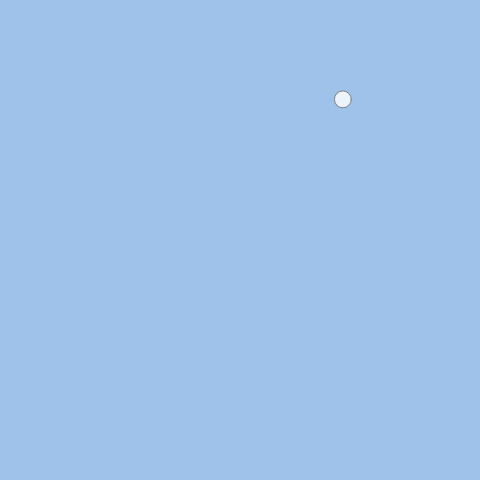
Frame 1 (no input)
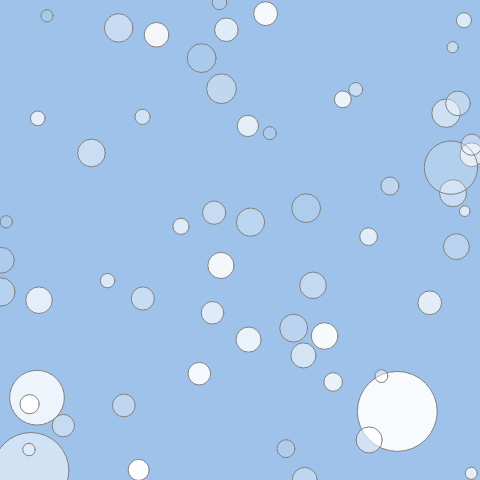
Frame 60 (no input)
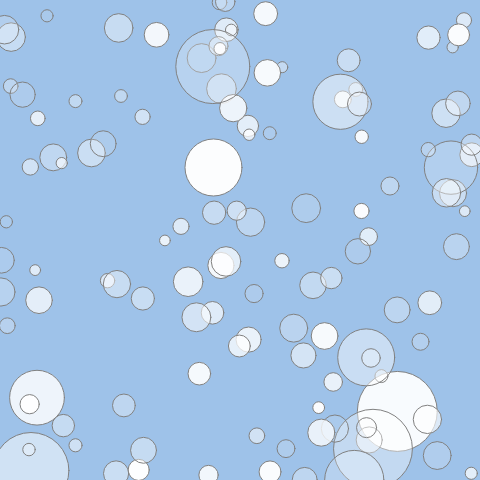
Frame 120 (the mouse pressed at the canvas centre since frame 60)

The p5.js sketch that drew these frames (run headless with seeded random() and noise() and a simulated clock; from frame 60 on, the mouse is pressed at the canvas centre):

// p5.js sketch
// ── sketch.js
/*
乱数

random() 0-1
random(n) 0-n
random(n, m) n-m

*/

function setup() {
    createCanvas(480, 480);
    noStroke();
    background(10, 100, 200, 100)
}

function draw() {
    x = random(width);
    y = random(height);
    if (random() > 0.9){
        r = random(50, 80);
    } else {
        r = random(10, 30);
    }
    stroke("gray")
    fill(255, 255, 255, random(30, 250));
    ellipse(x, y, r, r)
}
